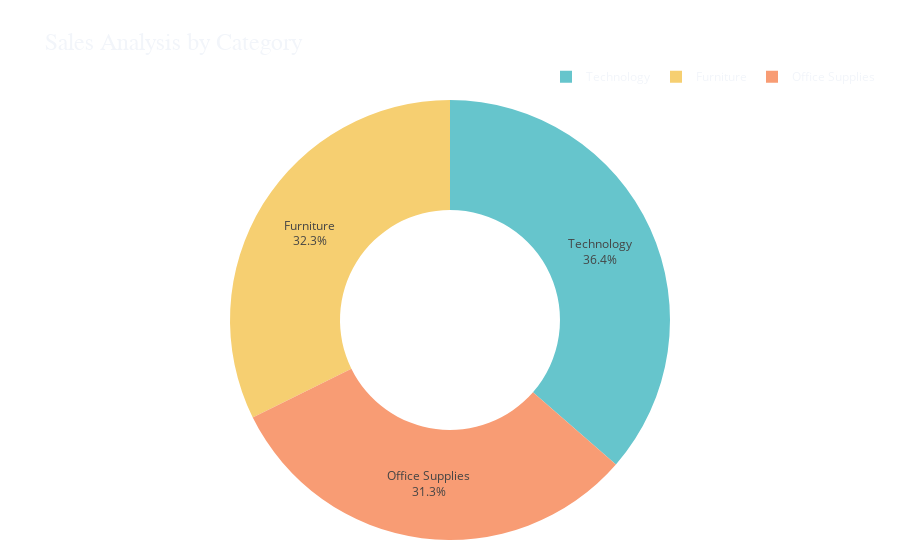

This figure's notebook cell:
### Code cell
fig = px.pie(sales_by_category,
             values='Sales',
             names='Category',
             hole=0.5,
             color_discrete_sequence=px.colors.qualitative.Pastel,
             title='Sales Analysis by Category',
             template='plotly_dark')
fig.update_traces(textposition='inside', textinfo='percent+label')
fig.update_layout(title_font=dict(size=24, family='Arial'),
                  legend=dict(orientation="h", yanchor="bottom", y=1.02, xanchor="right", x=1),
                  margin=dict(l=20, r=20, t=100, b=20),
                  paper_bgcolor='rgba(0,0,0,0)',
                  plot_bgcolor='rgba(0,0,0,0)')
fig.show()

### Figure 1 — Plotly figure (JSON) as saved in the notebook; plotly's stock layout.template omitted (floating-point values rounded to 4 significant figures)
{"data": [{"domain": {"x": [0, 1], "y": [0, 1]}, "hole": 0.5, "hovertemplate": "Category=%{label}<br>Sales=%{value}<extra></extra>", "labels": ["Furniture", "Office Supplies", "Technology"], "legendgroup": "", "name": "", "showlegend": true, "textinfo": "percent+label", "textposition": "inside", "type": "pie", "values": [742000.0, 719000.0, 836200.0]}], "layout": {"legend": {"orientation": "h", "tracegroupgap": 0, "x": 1, "xanchor": "right", "y": 1.02, "yanchor": "bottom"}, "margin": {"b": 20, "l": 20, "r": 20, "t": 100}, "paper_bgcolor": "rgba(0,0,0,0)", "piecolorway": ["rgb(102, 197, 204)", "rgb(246, 207, 113)", "rgb(248, 156, 116)", "rgb(220, 176, 242)", "rgb(135, 197, 95)", "rgb(158, 185, 243)", "rgb(254, 136, 177)", "rgb(201, 219, 116)", "rgb(139, 224, 164)", "rgb(180, 151, 231)", "rgb(179, 179, 179)"], "plot_bgcolor": "rgba(0,0,0,0)", "title": {"font": {"family": "Arial", "size": 24}, "text": "Sales Analysis by Category"}}}
